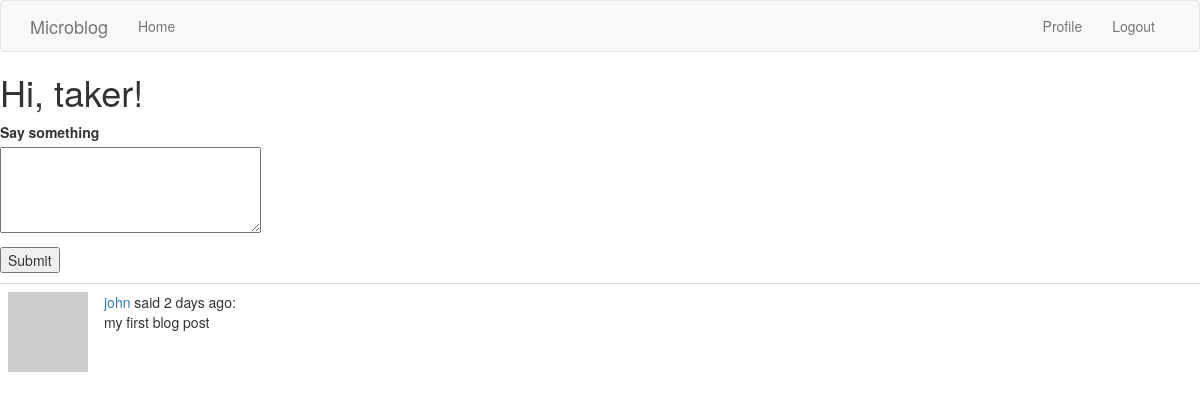
/index (signed in), run on an earlier commit of the app's database.
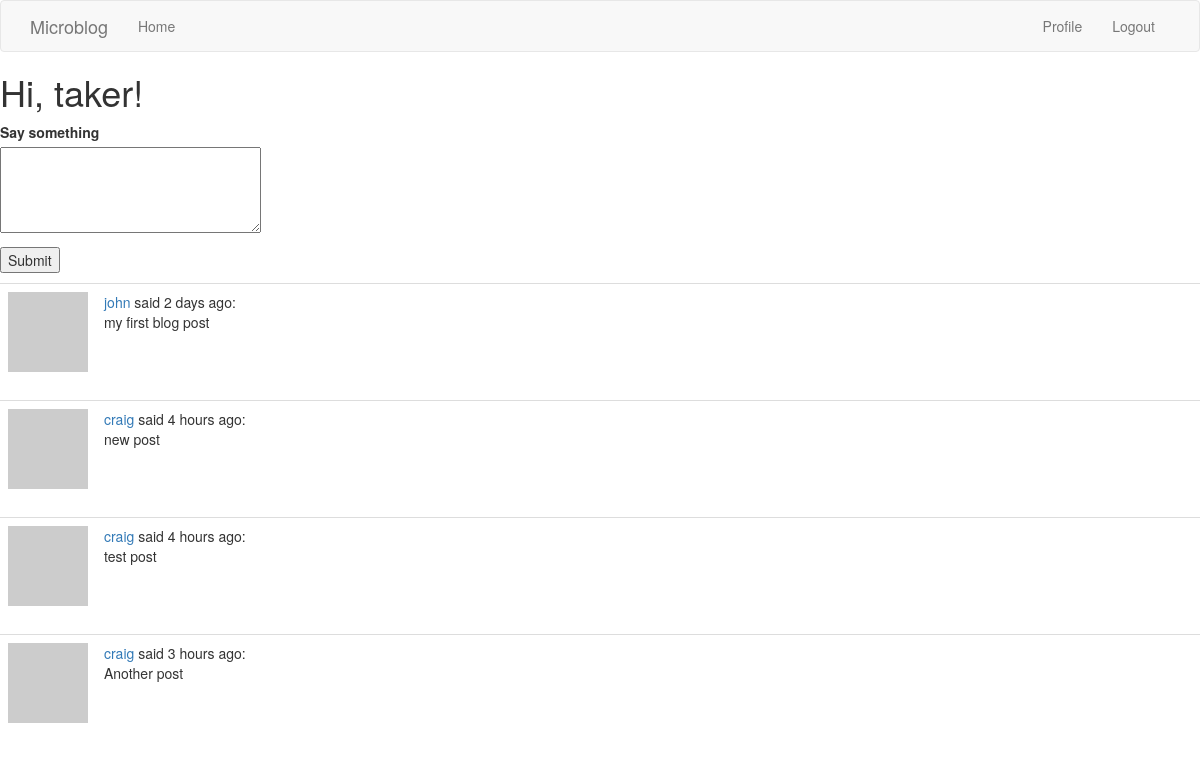
And on a later commit of the database.
### app/models.py (models this page shows, shortened)
class Post(db.Model):
    id = db.Column(db.Integer, primary_key=True)
    body = db.Column(db.String(140))
    timestamp = db.Column(db.DateTime, index=True, default=datetime.utcnow)
    user_id = db.Column(db.Integer, db.ForeignKey('user.id'))

class User(UserMixin, db.Model):
    id = db.Column(db.Integer, primary_key=True)
    username = db.Column(db.String(64), index=True, unique=True)
    email = db.Column(db.String(120), index=True, unique=True)
    password_hash = db.Column(db.String(128))
    posts = db.relationship('Post', backref='author', lazy='dynamic')
    about_me = db.Column(db.String(140))
    last_seen = db.Column(db.DateTime, default=datetime.utcnow)
    def avatar(self, size):
        digest = md5(self.email.lower().encode('utf-8')).hexdigest()
        return 'https://www.gravatar.com/avatar/{}?d=identicon&s={}'.format(digest, size)

### app/routes.py (the view)
@app.route('/', methods=['GET', 'POST'])
@app.route('/index', methods=['GET', 'POST'])
@login_required
def index():
    form = PostForm()
    if form.validate_on_submit():
        post = Post(body=form.post.data, author=current_user)
        db.session.add(post)
        db.session.commit()
        flash('Your post is now live!')
        return redirect(url_for('index'))
    posts = Post.query.all()
    return render_template("index.html", title='Home Page', form=form, posts=posts)

### app/forms.py
class PostForm(FlaskForm):
    post = TextAreaField('Say something', validators=[DataRequired(), Length(min=1, max=140)])
    submit = SubmitField('Submit')

### app/models.py (called while the page is built)
@login.user_loader
def load_user(id):
    return User.query.get(int(id))

### app/routes.py (called while the page is built)
@app.before_request
def before_request():
    if current_user.is_authenticated:
        current_user.last_seen = datetime.utcnow()
        db.session.commit()

### app/templates/index.html (shortened to what this page needs)
{% extends "base.html" %}
{% block content %}
    <h1>Hi, {{ current_user.username }}!</h1>
    <form action="" method="post">
        <p>
            {{ form.post.label }}<br>
            {{ form.post(cols=32, rows=4) }}<br>
        </p>
        <p>{{ form.submit() }}</p>
    </form>
    {% for post in posts %}
        {% include "_post.html" %}
    {% endfor %}
{% endblock %}

### app/templates/_post.html
<table class="table table-hover">
    <tr>
        <td width="70px">
            <a href="{{ url_for('user', username=post.author.username) }}">
                <img src="{{ post.author.avatar(70) }}" />
            </a>
        </td>
        <td>
            <a href="{{ url_for('user', username=post.author.username) }}">
                {{ post.author.username }}
            </a>
            said {{ moment(post.timestamp).fromNow() }}:
            <br>
            {{ post.body }}
        </td>
    </tr>
</table>

What changed in the data, as far as the page shows it:
added Post: author.username "craig", timestamp "4 hours ago", body "new post"
added Post: author.username "craig", timestamp "4 hours ago", body "test post"
added Post: author.username "craig", timestamp "3 hours ago", body "Another post"
